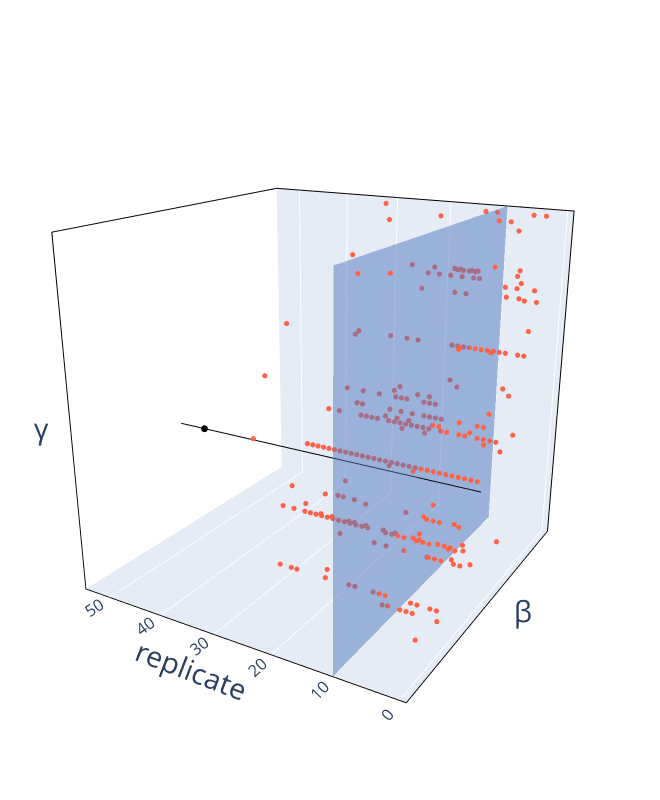

The code cell stored with this chart in its notebook:
### Code cell
import importlib
import create_3d_plot_single #import the module here, so that it can be reloaded.
importlib.reload(create_3d_plot_single)
from create_3d_plot_single import plot_single_3d # or whatever name you want.

method = "fgCRN"
# fig = plot_single_3d(dfx, method=method, outfile=method+"_def.png")
fig = plot_single_3d(dfx, method=method, width=660, height = 800, outfile=method+"_660_800.png",
                    dot_size=3,
                     eye_dict=dict(x=1.3, y=-2.2, z=0.9),
                     margin_dict=dict(l=0, r=0, t=0, b=0))
